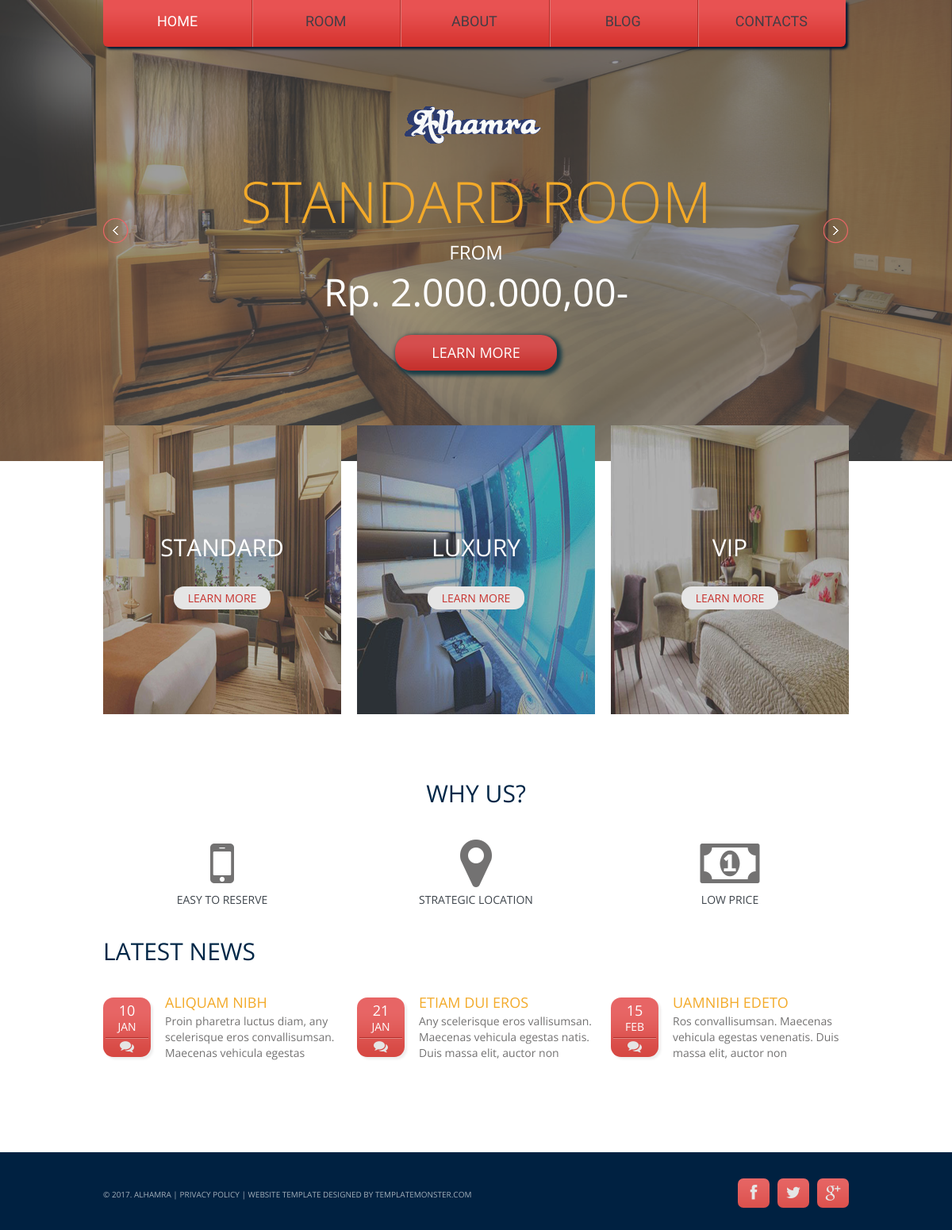
The page / on the database its author committed.
### tables this page shows
CREATE TABLE IF NOT EXISTS `category` (
`id` int(11) NOT NULL,
  `img` text NOT NULL,
  `name_cat` varchar(25) NOT NULL
);

### index.php (the view, shortened to what this page needs)
<!DOCTYPE html>
<html lang="en">
	<head>
		<link rel="stylesheet" href="booking/css/booking.css">
		<link rel="stylesheet" href="css/camera.css">
		<link rel="stylesheet" href="css/owl.carousel.css">
		<link rel="stylesheet" href="css/style.css">
	</head>
	<body class="page1" id="top">
		<header>
			<div class="container_12">
				<div class="grid_12">
					<div class="menu_block">
						<nav class="horizontal-nav full-width horizontalNav-notprocessed">
							<ul class="sf-menu">
								<li class="current"><a href="index.php">HOME</a></li>
								<li><a href="room.php">ROOM</a></li>
								<li><a href="">ABOUT</a></li>
								<li><a href="">BLOG</a></li>
								<li><a href="">CONTACTS</a></li>
							</ul>
						</nav>
					</div>
				</div>
				<div class="grid_12">
					<h1>
						<a href="index.php">
							<img src="images/log.png" alt="Your Happy Family">
						</a>
					</h1>
				</div>
			</div>
		</header>
		<div class="slider_wrapper">
			<div id="camera_wrap" class="">
				<div data-src="images/slider.png">
					<div class="caption fadeIn">
						<h2>STANDARD ROOM</h2>
						<div class="price">
							FROM
							<span>Rp. 2.000.000,00-</span>
						</div>
						<a href="#">LEARN MORE</a>
					</div>
				</div>
			</div>
		</div>
		<div class="content">
			<div class="container_12">
		 <?php
                $per_hal=3;
                $page = (isset($_GET['page'])) ? (int)$_GET['page'] : 1;
                $start = ($page - 1) * $per_hal;
                ?>
                <?php
                $pro=mysql_query("select * from category limit $start, $per_hal");
                while($pd=mysql_fetch_array($pro)){
                	echo '
                			<div class="grid_4">
                				<div class="banner">
                					<img src="images/category/'.$pd['img'].'">
                						<div class="label">
                							<div  class="title">'.$pd['name_cat'].'</div>
                							<a href="">LEARN MORE</a>';
									echo "</div>
									</div>
									</div>
									";
							}
							?>
				<div class="center"><h3 class="head1">Why us?</h3></div>
				<div class="grid_4">
					<div class="block1">
						<center><span><i class="fa fa-mobile fa-5x"></i></span></center>
						<div class="extra_wrapper">
							<div class="center"><h6>Easy to reserve</h6></div>
						</div>
					</div>
				</div>
				<div class="grid_4">
					<div class="block1">
						<center><span><i class="fa fa-map-marker fa-5x"></i></span></center>
						<div class="extra_wrapper">
							<div class="center"><h6>Strategic Location</h6></div>
						</div>
					</div>
				</div>
				<div class="grid_4">
					<div class="block1">
						<center><span><i class="fa fa-money fa-5x"></i></span></center>
						<div class="extra_wrapper">
							<div class="center"><h6>Low price</h6></div>
						</div>
					</div>
				</div>
				<div class="grid_12">
					<h3 class="head1">Latest News</h3>
				</div>
				<div class="grid_4">
					<div class="block1">
						<time datetime="2014-01-01">10<span>Jan</span></time>
						<div class="extra_wrapper">
							<div class="text1 col1"><a href="#">Aliquam nibh</a></div>
							Proin pharetra luctus diam, any scelerisque eros convallisumsan. Maecenas vehicula egestas
						</div>
					</div>
				</div>
				<div class="grid_4">
					<div class="block1">
						<time datetime="2014-01-01">21<span>Jan</span></time>
						<div class="extra_wrapper">
							<div class="text1 col1"><a href="#">Etiam dui eros</a></div>
							Any scelerisque eros vallisumsan. Maecenas vehicula egestas natis. Duis massa elit, auctor non
						</div>
					</div>
				</div>
				<div class="grid_4">
					<div class="block1">
						<time datetime="2014-01-01">15<span>Feb</span></time>
						<div class="extra_wrapper">
							<div class="text1 col1"><a href="#">uamnibh Edeto</a></div>
							Ros convallisumsan. Maecenas vehicula egestas venenatis. Duis massa elit, auctor non
						</div>
					</div>
				</div>
			</div>
		</div>
		<footer>
			<div class="container_12">
				<div class="grid_12">
					<div class="socials">
						<a href="#" class="fa fa-facebook"></a>
						<a href="#" class="fa fa-twitter"></a>
						<a href="#" class="fa fa-google-plus"></a>
					</div>
					<div class="copy">
						&copy; 2017. Alhamra | <a href="#">Privacy Policy</a> | Website Template Designed by <a href="http://www.templatemonster.com/" rel="nofollow">TemplateMonster.com</a>
					</div>
				</div>
			</div>
		</footer>
	</body>
</html>

### css/camera.css (style rules this page uses)
.slider_wrapper { position: relative; text-align: left; }
.camera_wrap { display: none; position: relative; overflow: visible !important; z-index: 0; margin-bottom: 0 !important; }
.caption { position: absolute; text-align: center; font-size: 24px; line-height: 60px; left: 0; right: 0; top: 41%; color: #fff; -moz-box-sizing: border-box; -webkit-box-sizing: border-box; -o-box-sizing: border-box; box-sizing: border-box; }
.caption .price span { display: block; font-size: 48px; line-height: 48px; margin-top: -4px; }
.caption a { margin-top: 30px; font: 18px/20px 'Open Sans', sans-serif; color: #fff; border-radius: 20px; text-transform: uppercase; padding: 12px 46px 13px; box-shadow: 3px 3px 5px 3px #193c46; display: inline-block; background-color: #7ecefd; background: url(../images/capt_a.png) 0 0 repeat-x #c5302c; }

### css/style.css (style rules this page uses)
html { width: 100%; }
* { -webkit-text-size-adjust: none; }
body { position: relative; min-width: 960px; background-color: #002141; color: #737272; font: 14px/20px 'Open Sans', sans-serif; }
img { max-width: 100%; }
h1, h2, h3, h4, h5, h6 { font-weight: normal; color: #3e454c; text-transform: uppercase; }
h2 { font-size: 72px; line-height: 30px; color: #f3aa29; font-weight: 300; margin-bottom: 20px; }
h3 { font-size: 30px; line-height: 27px; color: #002747; padding-top: 116px; margin-bottom: 17px; font-weight: normal; }
h3.head1 { padding-top: 111px; margin-bottom: 33px; }
.page1 h3 { padding-top: 69px; margin-bottom: 41px; }
.page1 h3.head1 { padding-top: 41px; }
ul { padding: 0; margin: 0; list-style: none; }
a { text-decoration: none; color: inherit; outline: none; transition: 0.5s ease; -o-transition: 0.5s ease; -webkit-transition: 0.5s ease; }
.center { text-align: center; }
.wrapper, .extra_wrapper { overflow: hidden; }
header { display: block; background: url(../images/slide.jpg) center 0 repeat-x; -webkit-background-size: 100% auto; -moz-background-size: 100% auto; -ms-background-size: 100% auto; -o-background-size: 100% auto; background-size: 100% auto; padding-bottom: 98px; }
.page1 header { background: none; position: absolute; left: 0; z-index: 999; right: 0; top: 0; padding-bottom: 0; }
header h1 { position: relative; text-align: center; }
header h1 a { display: inline-block; overflow: hidden; width: 190px; height: 57px; font-size: 0; line-height: 0; text-indent: -999px; transition: 0s ease; -o-transition: 0s ease; -webkit-transition: 0s ease; }
header h1 a img { display: block; }
.content { background-color: #fff; padding-bottom: 120px; }
.page1 .content { padding-bottom: 115px; }
.banner { top: -45px; position: relative; }
.banner .label { color: #fff; position: absolute; text-align: center; left: 0; top: 50%; margin-top: -38px; right: 0; text-transform: uppercase; }
.banner .label .title { font-size: 30px; margin-bottom: 14px; text-transform: uppercase; }
.banner a { font-size: 14px; line-height: 20px; color: #c73430; text-transform: uppercase; display: inline-block; background-color: #e5e5e5; padding: 5px 18px 4px; margin-top: 25px; border-radius: 13px; }
.block1 { overflow: hidden; }
.block1 time { float: left; display: block; background: url(../images/time_bg.png) 0 0 repeat-x #d64842; border-radius: 13px; color: #fff; width: 60px; text-transform: uppercase; margin-right: 18px; font-size: 18px; line-height: 18px; text-align: center; padding-top: 7px; margin-top: 4px; padding-bottom: 24px; box-shadow: 3px 3px 3px #eeeeee; position: relative; }
.text1 { font-size: 18px; text-transform: uppercase; margin-bottom: 4px; }
.block1 time span { border-bottom: 1px solid #b42d29; margin: 0 3px; font-size: 14px; display: block; padding-top: 3px; padding-bottom: 4px; }
.block1 time:after { height: 23px; content: ''; border-top: 1px solid #e08885; position: absolute; left: 3px; right: 3px; color: #e5e5e5; font-size: 18px; line-height: 21px; font-family: 'FontAwesome'; bottom: 0; }
.col1 { color: #f3aa29; }
footer { display: block; padding: 0px 0 60px; color: #a3afba; font-family: 'Open Sans', sans-serif; }
.socials { padding-top: 33px; float: right; }
.socials a { background: url(../images/time_bg.png) 0 center repeat-x; float: left; display: block; font-size: 20px; width: 40px; height: 37px; color: #e5e5e5; text-align: center; line-height: 37px; border-radius: 7px; }
.socials a +a { margin-left: 10px; }
.copy { float: left; padding-top: 44px; font-size: 10px; line-height: 18px; text-align: left; text-transform: uppercase; }

### rows shown on the page
category: img (picture), name_cat "STANDARD"
category: img (picture), name_cat "LUXURY"
category: img (picture), name_cat "VIP"
